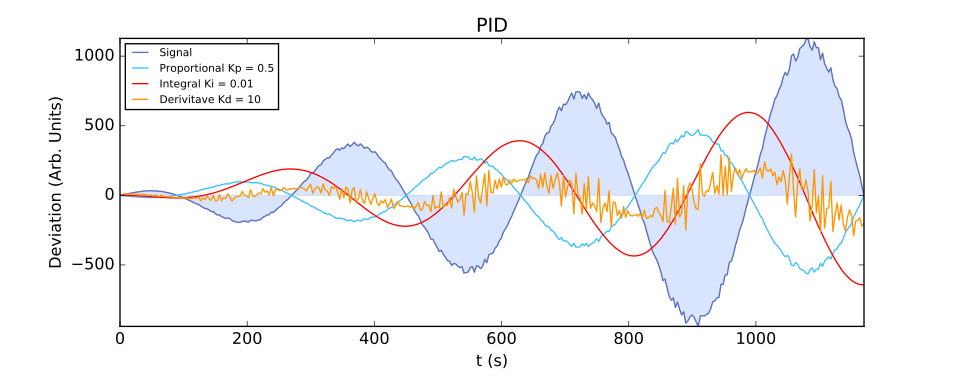

Write the Python code that produced this figure.
import numpy as np
import matplotlib.pyplot as plt
plt.ion()


##################   Functions  #########################

def integrate(setpoint, Ki, ydata, dt):
    integ = np.cumsum(Ki*(setpoint-ydata)*dt)
    return integ

def derivative(setpoint, Kd, ydata, dt):
    deriv = Kd*((setpoint-ydata[:-1])-(setpoint-ydata[1:]))/dt
    return deriv


###############   Create data  ########################

xdata = np.linspace(0,360*3.25,360)
noise = (1+((np.random.rand(xdata.shape[0])-0.5)*0.1))
ydata = ((np.cos(xdata*np.pi/180))*(xdata))*noise
#ydata = np.cos(xdata*np.pi/180)
setpoint = 0
Kp, Ki, Kd = 0.5,0.01,10
dt = xdata[1] - xdata[0]
py = Kp*(setpoint - ydata)
iiy = (setpoint - ydata)
iy = integrate(setpoint, Ki, ydata, dt)
dy = derivative(setpoint, Kd, ydata, dt)
#upid = py[2:]+iy[2:]+dy[1:]
#upi = py[2:]+iy[2:]

###############   Plot data    ########################

plt.figure(figsize=(10, 4))

plt.title('PID')
plt.plot(xdata, ydata, c=(91/255.,111/255.,189/255.), label = 'Signal')
plt.plot(xdata, py, c=(56/255.,192/255.,255/255.),label = 'Proportional Kp = '+str(Kp))
plt.fill_between(xdata, 0, iiy,facecolor=(191/255.,211/255.,255/255.),edgecolor=(191/255.,211/255.,255/255.), alpha = 0.6,label = 'Error')

plt.plot(xdata, iy, c=(255/255.,0/255.,0/255.),label = 'Integral Ki = '+str(Ki))
plt.plot(xdata[2:], dy[1:], c=(255/255.,150/255.,0/255.),label = 'Derivitave Kd = '+str(Kd))
#plt.plot(xdata[2:], upid, 'g',label = 'u PID')
#plt.plot(xdata[2:], upi, 'b',label = 'u PI')
plt.legend(loc = 'best',prop={ 'size': 8})
plt.xlabel('t (s)')
plt.ylabel('Deviation (Arb. Units)')
plt.axis('tight')
plt.subplots_adjust(bottom=0.15)
plt.savefig('PID.svg')

